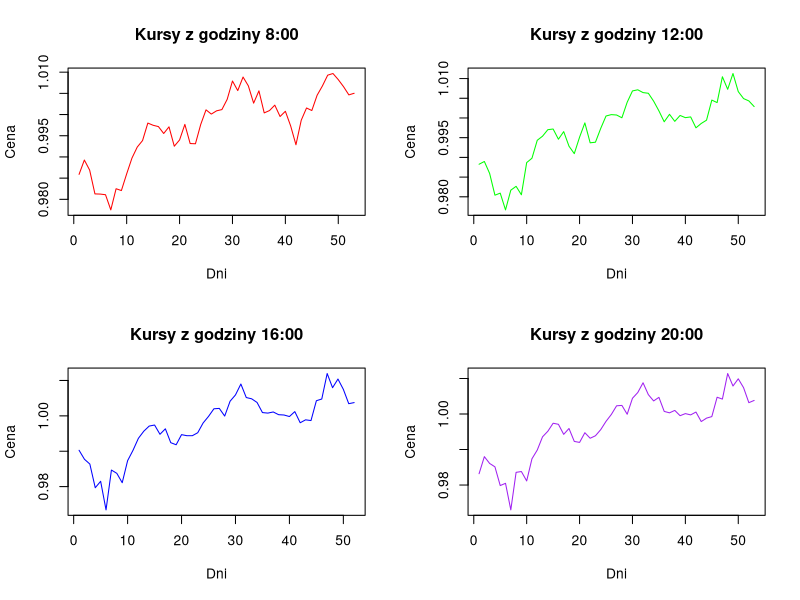
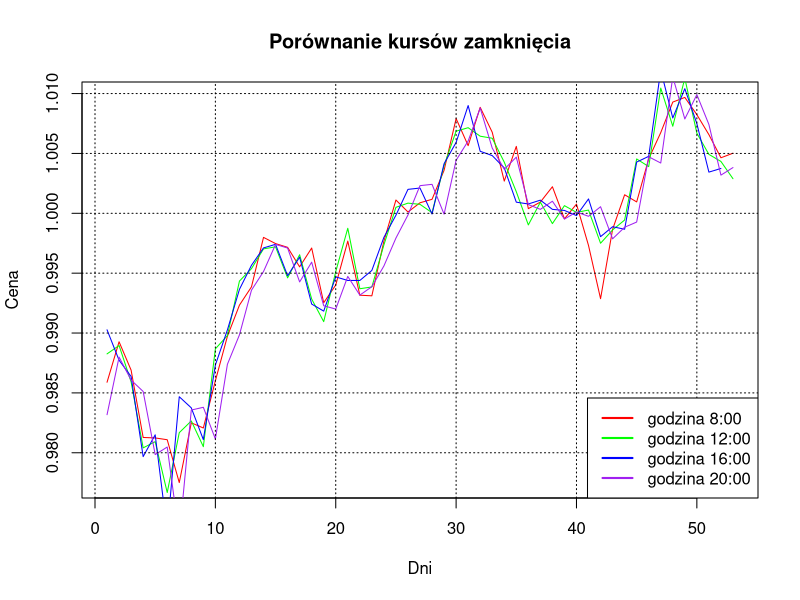
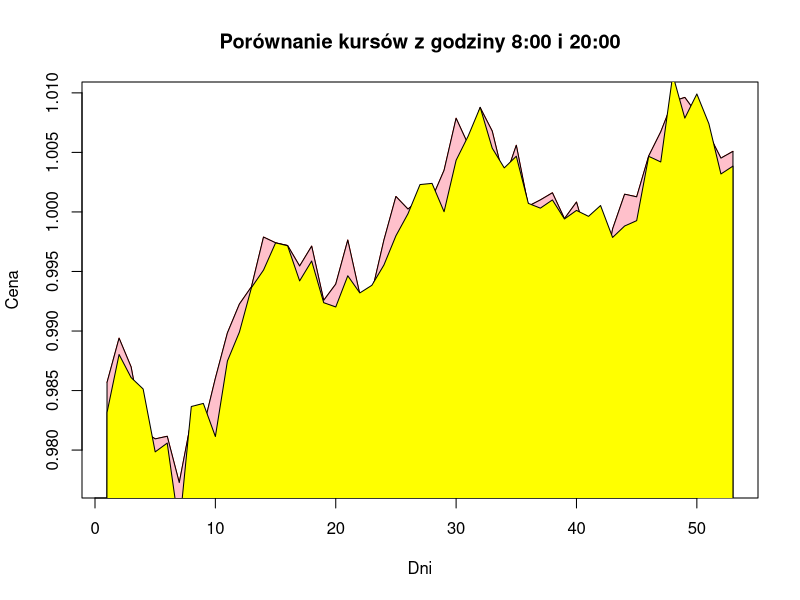
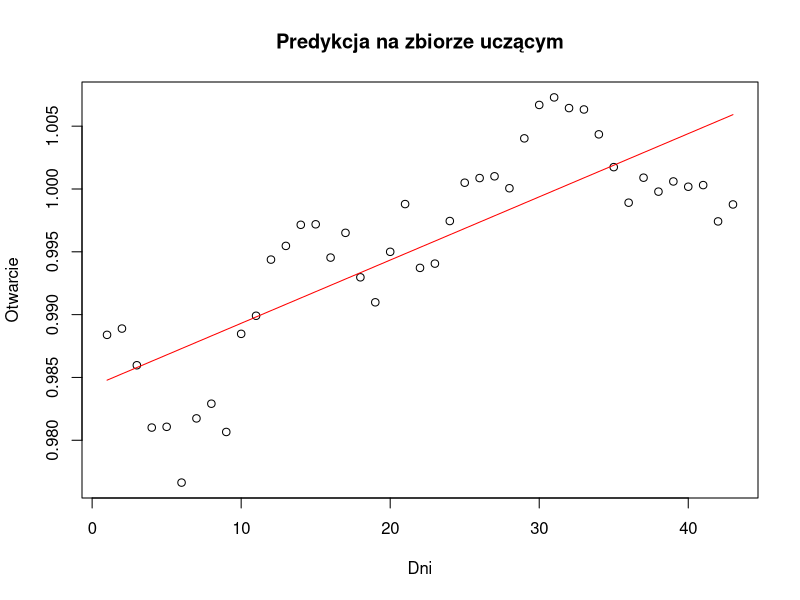
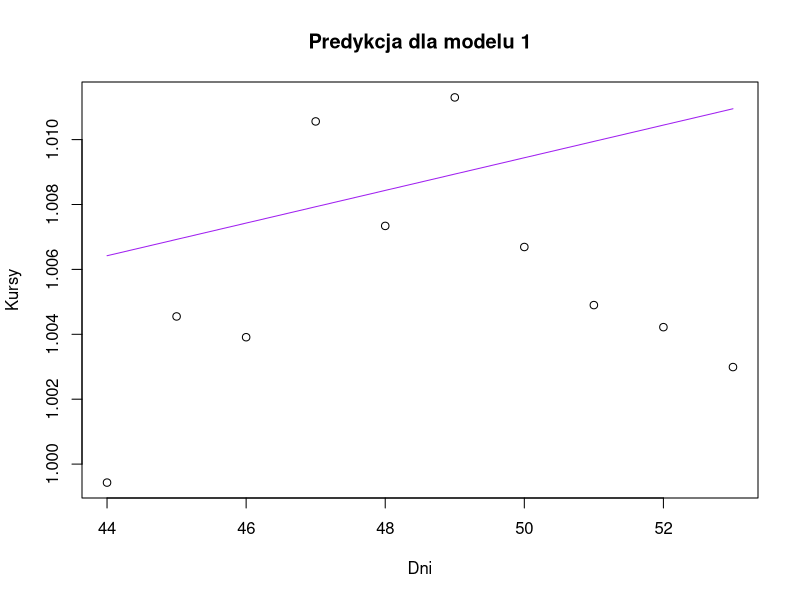
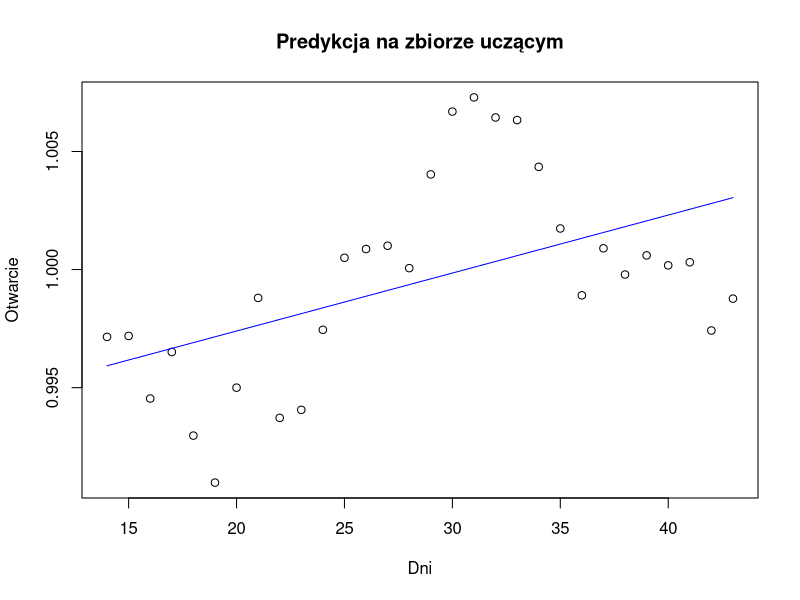
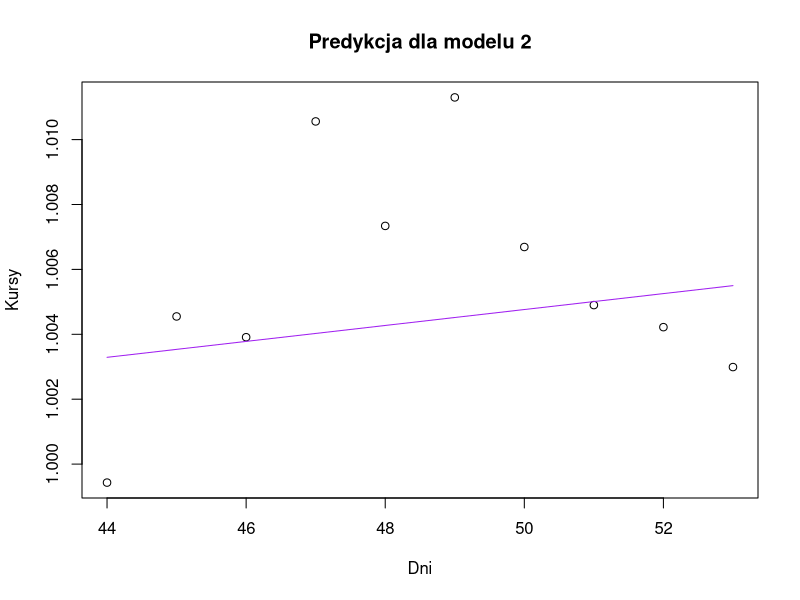

R code for these plots, in order:
## ---- chunk 1
knitr::opts_chunk$set(echo = TRUE)
## ---- chunk 2
d<-read.csv2(file="kaminska-USD-CHF1.csv", header = TRUE, sep = ";", dec = ".")
d8<-d[d$godzina==80000,]
d12<-d[d$godzina==120000,]
d16<-d[d$godzina==160000,]
d20<-d[d$godzina==200000,]

head(d)
## ---- chunk 3
par(mfrow=c(2,2))
plot(1:nrow(d8), d8$zamkniecie, type = "l", xlab = "Dni", ylab = "Cena",col="red",main = "Kursy z godziny 8:00")
plot(1:nrow(d12), d12$zamkniecie, type = "l", xlab = "Dni", ylab = "Cena",col="green", main = "Kursy z godziny 12:00")
plot(1:nrow(d16), d16$zamkniecie, type = "l", xlab = "Dni", ylab = "Cena",col="blue", main = "Kursy z godziny 16:00")
plot(1:nrow(d20), d20$zamkniecie, type = "l", xlab = "Dni", ylab = "Cena",col="purple", main = "Kursy z godziny 20:00")
par(mfrow=c(1,1))
## ---- chunk 4
plot(1:nrow(d8), d8$zamkniecie, type = "l", xlab = "Dni", ylab = "Cena",col="red",main = "Porównanie kursów zamknięcia")
lines(d12$zamkniecie, col="green")
lines(d16$zamkniecie, col="blue")
lines(d20$zamkniecie, col="purple")
grid(NULL, NULL, col = "black")
legend("bottomright", c("godzina 8:00", "godzina 12:00", "godzina 16:00","godzina 20:00"), col =c("red","green","blue","purple"), lwd=2)
## ---- chunk 5
plot(1:nrow(d8), d8$otwarcie, type = "l", xlab = "Dni", ylab = "Cena",col="red",main = "Porównanie kursów z godziny 8:00 i 20:00")
x<-c(1:nrow(d8),53,0)
polygon(x,c(d8$otwarcie,0,0), col="pink")
polygon(x,c(d20$otwarcie,0,0), col="yellow")

## ---- chunk 6
d12$t <- 1:length(d12$otwarcie)
## ---- chunk 7
p<-10
N<-length(d12$otwarcie)
zb_uczacy<-d12[1:(N-p), ] 
zb_przew<-d12[(N-p+1):N,]
## ---- chunk 8
model1<-lm(otwarcie~t, d=zb_uczacy)
plot(zb_uczacy$t, zb_uczacy$otwarcie, main = "Predykcja na zbiorze uczącym", xlab="Dni", ylab="Otwarcie")
lines(zb_uczacy$t,predict(model1, zb_uczacy), col="red")
## ---- chunk 9
summary(model1)
## ---- chunk 10
b<-coef(model1)[1]
a<-coef(model1)[2]
plot(zb_przew$t, zb_przew$otwarcie, main = "Predykcja dla modelu 1", xlab="Dni", ylab="Kursy")
lines(zb_przew$t, a*zb_przew$t + b, col="purple")
## ---- chunk 11
blad1=mean((zb_przew$otwarcie-a*zb_przew$t + b)^2)
blad1
## ---- chunk 12
th1=sum((a*zb_przew$t + b-zb_przew$otwarcie)^2)/sum((zb_przew$otwarcie)^2)
th1
## ---- chunk 13
u<-30
zb_uczacy2<-d12[(N-p-u+1):(N-p), ] 

zb_przew2<-d12[(N-p+1):N,]


model2<-lm(otwarcie~t, d=zb_uczacy2)
summary(model2)

## ---- chunk 14
plot(zb_uczacy2$t, zb_uczacy2$otwarcie, main = "Predykcja na zbiorze uczącym", xlab="Dni", ylab="Otwarcie")
lines(zb_uczacy2$t,predict(model2, zb_uczacy2), col="blue")
## ---- chunk 15
b2<-coef(model2)[1]
a2<-coef(model2)[2]
plot(zb_przew2$t, zb_przew2$otwarcie, main = "Predykcja dla modelu 2", xlab="Dni", ylab="Kursy")
lines(zb_przew2$t, a2*zb_przew2$t + b2, col="purple")
## ---- chunk 16
blad2=mean((zb_przew2$otwarcie-a2*zb_przew2$t + b2)^2)
blad2
## ---- chunk 17
th2=sum((a2*zb_przew2$t +b2-zb_przew2$otwarcie)^2)/sum((zb_przew2$otwarcie)^2)
th2
